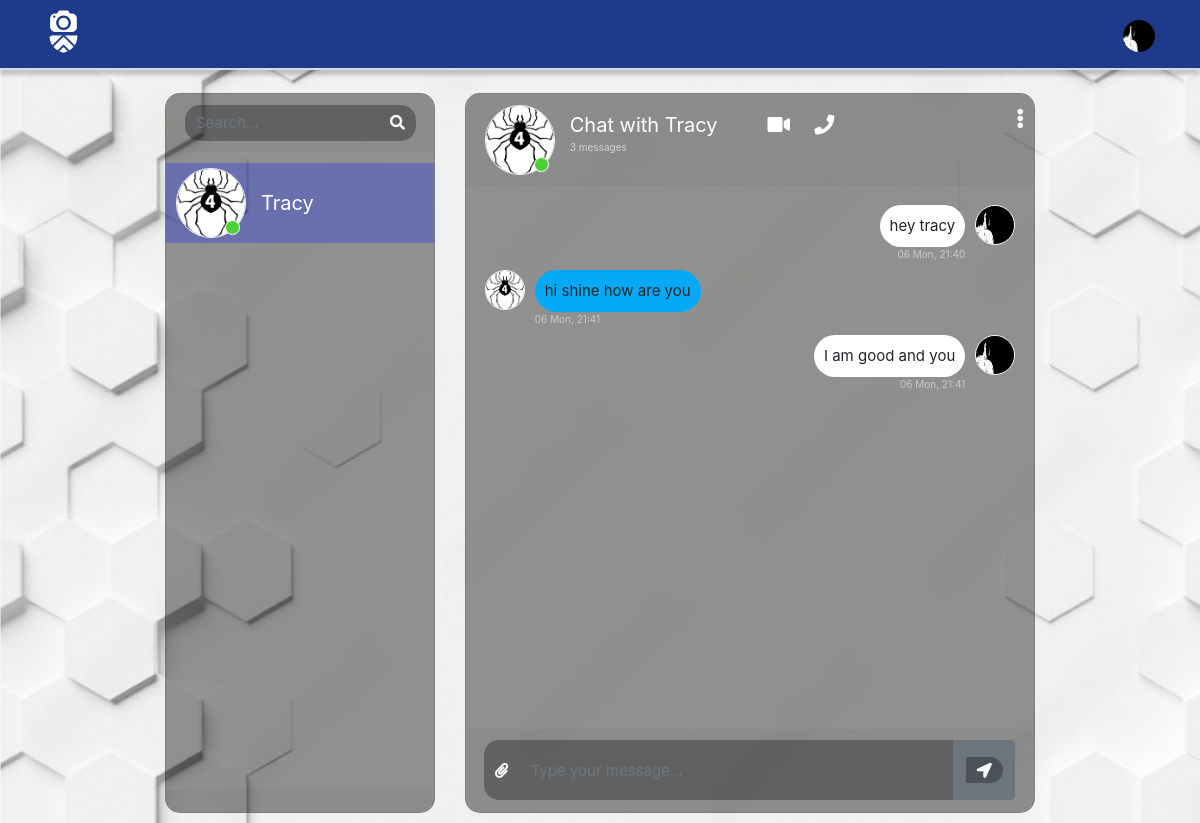
The page /chat/messages/ (signed in) on the database as committed earlier.
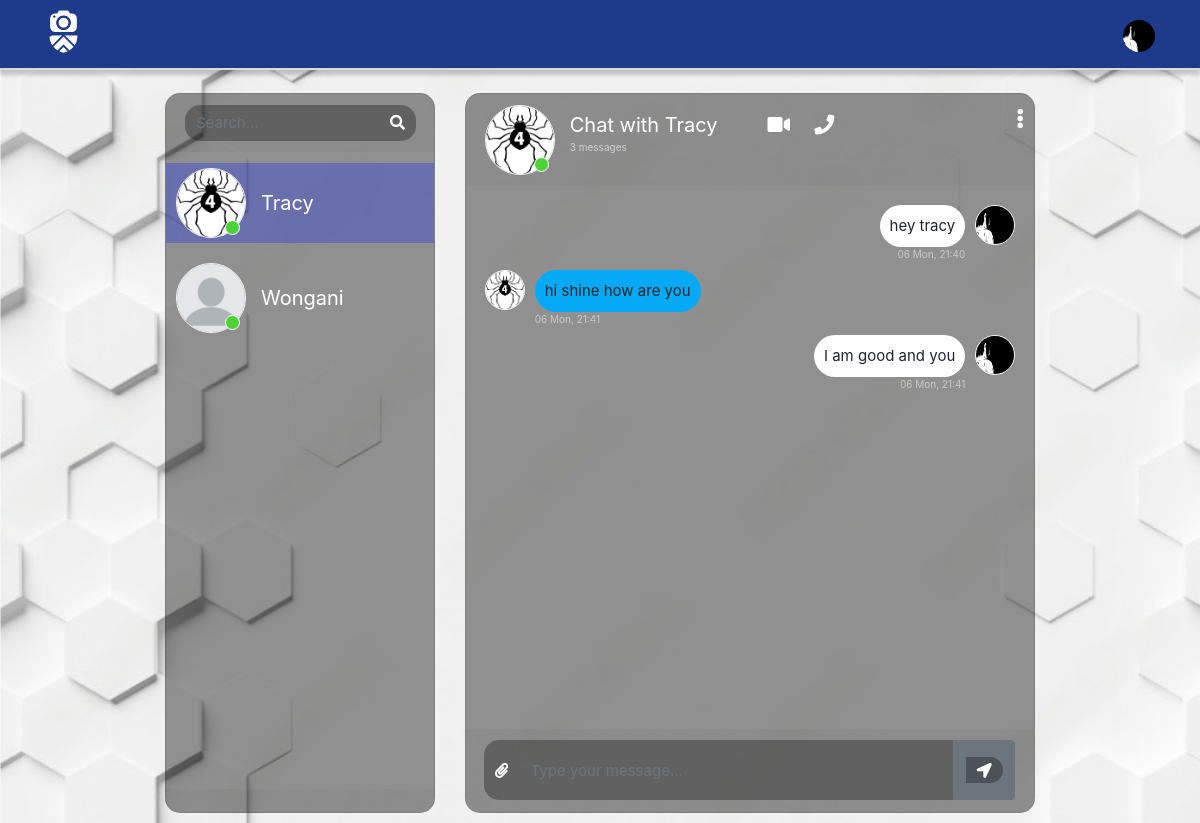
The same page on the database as committed later.
### main/models.py (models this page shows, shortened)
class Profile(models.Model):
    user = models.OneToOneField(User, on_delete=models.CASCADE)
    id_user = models.IntegerField()
    bio = models.TextField(blank=True)
    profileimg = models.ImageField(upload_to='profile_images', default='blank-profile-picture.png')
    location = models.CharField(max_length=100, blank=True)

### chat/models.py (models this page shows)
class Thread(models.Model):
    first_person = models.ForeignKey(User, on_delete=models.CASCADE, null=True, blank=True, related_name='thread_first_person')
    second_person = models.ForeignKey(User, on_delete=models.CASCADE, null=True, blank=True, related_name='thread_second_person')
    updated = models.DateTimeField(auto_now=True)
    timestamp = models.DateTimeField(auto_now_add=True)
    objects = ThreadManager()
    class Meta:
        unique_together = ['first_person', 'second_person']

class ChatMessage(models.Model):
    thread = models.ForeignKey(Thread, null=True, blank=True, on_delete=models.CASCADE, related_name='chatmessage_thread')
    user = models.ForeignKey(User, on_delete=models.CASCADE)
    message = models.TextField()
    timestamp = models.DateTimeField(auto_now_add=True)

### chat/views.py (the view)
# urls.py: path('messages/', views.messages_page, name='messages'),
@login_required
def messages_page(request):
    threads = Thread.objects.by_user(user=request.user).prefetch_related('chatmessage_thread')
    user_profile = Profile.objects.get(user=request.user)
    if threads:
        thread = threads[0]  # Assuming you want to select the first thread
    else:
        thread = None  # If no threads are found
    if thread:
        if request.user == thread.first_person:
            second_person_profile = Profile.objects.get(user=thread.second_person)
        else:
            second_person_profile = Profile.objects.get(user=thread.first_person)
    else:
        second_person_profile = None
    context = {
        'Threads': threads,
        'user_profile': user_profile,
        'second_person_profile': second_person_profile,  # Add the profile of the second person to the context
    }
    return render(request, 'messages.html', context)

### chat/models.py (called while the page is built)
    def by_user(self, **kwargs):
        user = kwargs.get('user')
        lookup = Q(first_person=user) | Q(second_person=user)
        qs = self.get_queryset().filter(lookup).distinct().select_related('first_person__profile', 'second_person__profile')
        return qs

### chat/templates/messages.html (shortened to what this page needs)
{% load static %}
<!DOCTYPE html>
<html>
	<head>
		<link rel="stylesheet" href="https://stackpath.bootstrapcdn.com/bootstrap/4.1.3/css/bootstrap.min.css">
		<link rel="stylesheet" href="https://use.fontawesome.com/releases/v5.5.0/css/all.css">
		<link rel="stylesheet" type="text/css" href="https://cdnjs.cloudflare.com/ajax/libs/malihu-custom-scrollbar-plugin/3.1.5/jquery.mCustomScrollbar.min.css">
        <link rel="stylesheet" href="{% static 'css/messages.css' %}">
    </head>
	<body>
    {% if user.is_authenticated %}
	<div class="topnav">
        <div class="dropdown mt-3">
            <img src="{{user_profile.profileimg.url}}" class="dropdown-toggle header-avatar" id="dropdownMenuButton" data-toggle="dropdown" aria-haspopup="true" aria-expanded="false" alt="Dropdown" style="margin-top: -10px;">
          </div>
        <span style="color: rgb(255, 255, 255); font-size: 27px; margin-right: 60px;"><a href="/"><b><img style="width: 70px; height: 70px; margin-left: 30px; margin-top:  -15px;"src="{% static 'assets/images/icon.png' %}" /></b></a></span>
	</div>
    {% endif %}
		<div class="container-fluid h-100">
			<div class="row justify-content-center h-100 ">
				<div class="col-md-4 col-xl-3 chat h-100 mt-4">
                    <div class="card mb-sm-3 mb-md-0 contacts_card">
					<div class="card-header">
						<div class="input-group">
							<input type="text" placeholder="Search..." name="" class="form-control search">
							<div class="input-group-prepend">
								<span class="input-group-text search_btn"><i class="fas fa-search"></i></span>
							</div>
						</div>
					</div>
					<div class="card-body contacts_body">
						<ui class="contacts">
                            {% for thread in Threads %}
                                <li class="{% if forloop.first %}active{% endif %} contact-li" chat-id="chat_{{ thread.id }}" style="cursor: pointer">
                                    <div class="d-flex bd-highlight">
                                        <div class="img_cont">
                                            {% if thread.first_person == user %}
                                                <img src="{{ thread.second_person.profile.profileimg.url }}" class="rounded-circle user_img">
                                            {% else %}
                                                <img src="{{ thread.first_person.profile.profileimg.url }}" class="rounded-circle user_img">
                                            {% endif %}
                                            <span class="online_icon"></span>
                                        </div>
                                        <div class="user_info">
                                            {% if thread.first_person == user %}
                                                <span>{{ thread.second_person.username }}</span>
                                            {% else %}
                                                <span>{{ thread.first_person.username }}</span>
                                            {% endif %}
                                        </div>
                                    </div>
                                </li>
                            {% endfor %}
						</ui>
					</div>
					<div class="card-footer"></div>
				</div></div>
				<div class="col-md-8 col-xl-6 chat h-100 mt-4">
					<div class="card">
                        {% for thread in Threads %}
                            <div class="messages-wrapper  {% if forloop.first %}hide is_active{% else %}hide{% endif %}" chat-id="chat_{{ thread.id }}" other-user-id="
                                        {% if thread.first_person == user %}
                                            {{ thread.second_person.id }}
                                        {% else %}
                                            {{ thread.first_person.id }}
                                        {% endif %}
                                    ">
                                <div class="card-header msg_head">
                                    <div class="d-flex bd-highlight">
                                        <div class="img_cont">
                                            {% if thread.first_person == user %}
                                                <img src="{{ thread.second_person.profile.profileimg.url }}" class="rounded-circle user_img">
                                            {% else %}
                                                <img src="{{ thread.first_person.profile.profileimg.url }}" class="rounded-circle user_img">
                                            {% endif %}
                                            <span class="online_icon"></span>
                                        </div>
                                        <div class="user_info">
                                            {% if thread.first_person == user %}
                                                    <span>Chat with {{ thread.second_person.username }}</span>
                                            {% else %}
                                                <span>Chat with {{ thread.first_person.username }}</span>
                                            {% endif %}
                                            <p>{{ thread.chatmessage_thread.all.count }} messages</p>
                                        </div>
                                        <div class="video_cam">
                                            <span><i class="fas fa-video"></i></span>
                                            <span><i class="fas fa-phone"></i></span>
                                        </div>
                                    </div>
                                    <span id="action_menu_btn"><i class="fas fa-ellipsis-v"></i></span>
                                </div>
                                <div class="card-body msg_card_body">
                                    {% for chat in thread.chatmessage_thread.all %}
                                        {% if chat.user == user %}
                                            <div class="d-flex mb-4 replied">
                                                <div class="msg_cotainer_send">
                                                    {{ chat.message }}
                                                    <span class="msg_time_send">{{ chat.timestamp|date:"d D" }}, {{ chat.timestamp|time:"H:i" }}</span>
                                                </div>
                                            <div class="img_cont_msg">
                                                <img src="{{ user_profile.profileimg.url }}" class="rounded-circle user_img_msg" data-profile-img="{{ user_profile.profileimg.url }}">
                                            </div>
                                        </div>
                                        {% else %}
                                            <div class="d-flex mb-4 received">
                                            <div class="img_cont_msg  second_persons_image">
                                                {% if thread.first_person == user %}
                                                <img src="{{ thread.second_person.profile.profileimg.url }}" class="rounded-circle user_img_msg" >
                                                {% else %}
                                                <img src="{{ thread.first_person.profile.profileimg.url }}" class="rounded-circle user_img_msg" >
                                                {% endif %}
                                            </div>
                                            <div class="msg_cotainer">
                                                {{ chat.message }}
                                                <span class="msg_time">{{ chat.timestamp|date:"d D" }}, {{ chat.timestamp|time:"H:i" }}</span>
                                            </div>
                                        </div>
                                        {% endif %}
                                    {% endfor %}
                                </div>
					        </div>
                        {% endfor %}
                        <div class="card-footer">
                                <form id="send-message-form">
                                    <div class="input-group">
                                        <div class="input-group-append">
                                            <span class="input-group-text attach_btn"><i class="fas fa-paperclip"></i></span>
                                        </div>
                                        <input type="text" name="" id="input-message" class="form-control type_msg" placeholder="Type your message...">
                                        <div class="input-group-append">
                                            <button class="btn btn-secondary" type="submit">
                                                <span class="input-group-text send_btn">
                                                    <i class="fas fa-location-arrow"></i>
                                                </span>
                                            </button>
                                        </div>
                                </div>
                                </form>
                            </div>
                    </div>
				</div>
			</div>
		</div>
	</body>
</html>

### static/css/messages.css (style rules this page uses)
body, html { height: 100%; margin: 0; background: #9898f4; background: -webkit-linear-gradient(to right, #7b33f7, #86a8e7, #7f7fd5); background: linear-gradient(to right, #ffffff, #ffffff, #2a9dea); background-image: url('/static/assets/images/HOMEBG.jpeg'); background-size: cover; background-repeat: no-repeat; background-attachment: fixed; font-size: 15px !important; }
.chat { margin-top: auto; margin-bottom: auto; }
.card { height: 90%; border-radius: 15px !important; background-color: rgba(0, 0, 0, 0.4) !important; margin-top: 70px; }
.contacts_body { padding: 0.75rem 0 !important; overflow-y: auto; white-space: nowrap; }
.msg_card_body { overflow-y: auto; max-height: 65%; padding-bottom: 20px; }
.card-header { border-radius: 15px 15px 0 0 !important; border-bottom: 0 !important; }
.card-footer { border-radius: 0 0 15px 15px !important; border-top: 0 !important; bottom: 0; position: absolute; width: 100%; }
.search { border-radius: 15px 0 0 15px !important; background-color: rgba(0, 0, 0, 0.3) !important; border: 0 !important; color: white !important; }
.type_msg { background-color: rgba(0, 0, 0, 0.3) !important; border: 0 !important; color: white !important; height: 60px !important; overflow-y: auto; }
.attach_btn { border-radius: 15px 0 0 15px !important; background-color: rgba(0, 0, 0, 0.3) !important; border: 0 !important; color: white !important; cursor: pointer; }
.send_btn { border-radius: 0 15px 15px 0 !important; background-color: rgba(0, 0, 0, 0.3) !important; border: 0 !important; color: white !important; cursor: pointer; }
.search_btn { border-radius: 0 15px 15px 0 !important; background-color: rgba(0, 0, 0, 0.3) !important; border: 0 !important; color: white !important; cursor: pointer; }
.contacts { list-style: none; padding: 0; }
.contacts li { width: 100% !important; padding: 5px 10px; margin-bottom: 15px !important; }
.active { background-color: #0015ff44; }
.user_img { height: 70px; width: 70px; border: 1.5px solid #f5f6fa; }
.user_img_msg { height: 40px; width: 40px; border: 1.5px solid #f5f6fa; }
.img_cont { position: relative; height: 70px; width: 70px; }
.img_cont_msg { height: 40px; width: 40px; }
.online_icon { position: absolute; height: 15px; width: 15px; background-color: #4cd137; border-radius: 50%; bottom: 0.2em; right: 0.4em; border: 1.5px solid white; }
.user_info { margin-top: auto; margin-bottom: auto; margin-left: 15px; }
.user_info span { font-size: 20px; color: white; }
.user_info p { font-size: 10px; color: rgba(255, 255, 255, 0.6); }
.video_cam { margin-left: 50px; margin-top: 5px; }
.video_cam span { color: white; font-size: 20px; cursor: pointer; margin-right: 20px; }
.msg_cotainer { margin-top: auto; margin-bottom: auto; margin-left: 10px; border-radius: 25px; background-color: #05a9f6; padding: 10px; position: relative; min-width: 70px; text-align: center; }
.msg_cotainer_send { min-width: 70px; text-align: center; margin-top: auto; margin-bottom: auto; margin-right: 10px; border-radius: 25px; background-color: #ffffff; padding: 10px; position: relative; }
.msg_time { position: absolute; left: 0; bottom: -15px; color: rgba(255, 255, 255, 0.5); font-size: 10px; }
.msg_time_send { position: absolute; right: 0; bottom: -15px; color: rgba(255, 255, 255, 0.5); font-size: 10px; }
.msg_head { position: relative; }
#action_menu_btn { position: absolute; right: 10px; top: 10px; color: white; cursor: pointer; font-size: 20px; }
.received { justify-content: flex-start; }
.replied { justify-content: flex-end; }
.is_active { display: block !important; }
.hide { display: none; }
.msg_card_body { -ms-overflow-style: none; scrollbar-width: none; }
.messages-wrapper { height: 100%; }
.topnav { background-color: rgba(30, 58, 138); overflow: hidden; box-shadow: 0 5px 4px 0 rgba(0, 0, 0, 0.2); font-family: "Times New Roman", Times, serif; color: #ffffff; height: 70px; box-shadow: 0 5px 4px 0 rgba(0, 0, 0, .2); border-bottom: 2px solid hsl(0, 0%, 86%); position: fixed; z-index: 1000; width: 100%; }
.header-avatar { width: 32px; height: 32px; border-radius: 100%; margin-left: 30px; position: absolute; right: 45px; top: 15px; }

Rows that differ between the two databases and show on the page:
added Thread: first_person.profile.profileimg (placeholder picture), first_person.username "Wongani"
